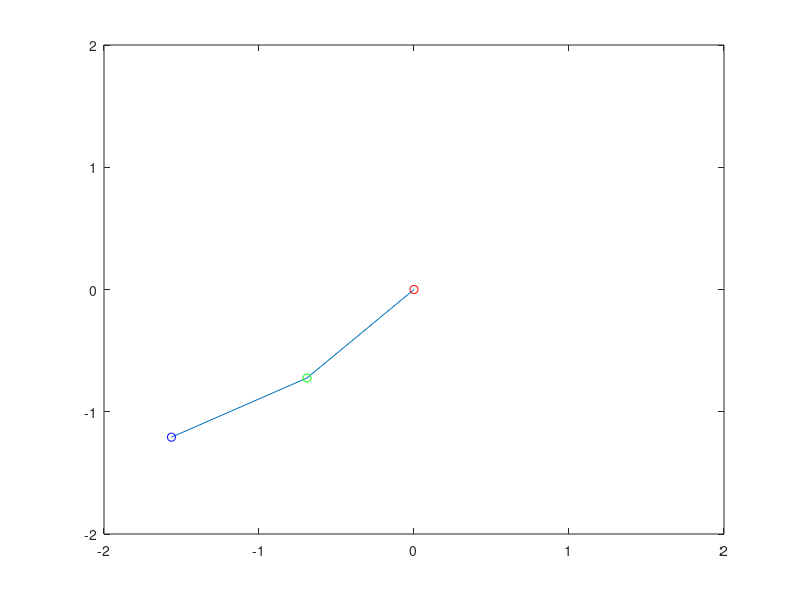

This figure's MATLAB source:
function acrobot
% q(1) = theta1 q(2) = theta2 q(3) = theta1' q(4) = theta2'

m1 = 0.1;
m2 = 0.1;
L1 = 1;
L2 = 1;
g = 9.81;

tspan = linspace(0, 10.00);
q0 = [pi/3, 0, 0, 0]; % upright state
options = odeset('Mass', @mass);

[t, y] = ode45(@f, tspan, q0, options);

theta1 = y(1, 1);
theta2 = y(1, 2);
yvals = -[0 L1*cos(theta1) L1*cos(theta1)+L2*cos(theta1+theta2)];
xvals = [0 L1*sin(theta1) L1*sin(theta1)+L2*sin(theta1+theta2)];
plot(xvals,yvals,xvals(1),yvals(1),'ro',xvals(2),yvals(2),'go', xvals(3), yvals(3), 'bo');
axis([-2 2 -2 2])
for j = 2:length(t)
    if rand < 0.1
        input('enter');
    end
    theta1 = y(j, 1);
    theta2 = y(j, 2);
    yvals = -[0 L1*cos(theta1) L1*cos(theta1)+L2*cos(theta1+theta2)];
    xvals = [0 L1*sin(theta1) L1*sin(theta1)+L2*sin(theta1+theta2)];
    plot(xvals,yvals,xvals(1),yvals(1),'ro',xvals(2),yvals(2),'go', xvals(3), yvals(3), 'bo');
    axis([-2 2 -2 2])
    pause(0.1);
end

  function d_q = f(t, q)
    q1 = q(1); 
    q2 = q(2);
    d_q1 = q(3);
    d_q2 = q(4);
    f1 = d_q1;
    f2 = d_q2;
    f3 = -g * ((m1+m2)*L1*sin(q1) + m2*L2*sin(q1+q2));
    f4 = -g * (m2*L2*sin(q1+q2));
    d_q = [f1; f2; f3; f4];
  end 

  function M = mass(t, q)
    q1 = q(1);
    q2 = q(2);
    d_q1 = q(3);
    d_q2 = q(4);
    M11 = (m1 + m2)*L1^2 + m2*L2^2 + 2*m2*L1*L2*cos(q2);
    M12 = m2*L2^2 + m2*L1*L2*cos(q2);
    M21 = m2*L2^2 + m2*L1*L1*cos(q2);
    M22 = m2*L2^2;
    C11 = 0;
    C12 = -m2*L1*L2*(2*d_q1+d_q2)*sin(q2);
    C21 = m2*L1*L2*d_q1*sin(q2);
    C22 = 0;
    M = [1 0 0 0;
         0 1 0 0;
         C11 C12 M11 M12
         C21 C22 M21 M22];
  end
end